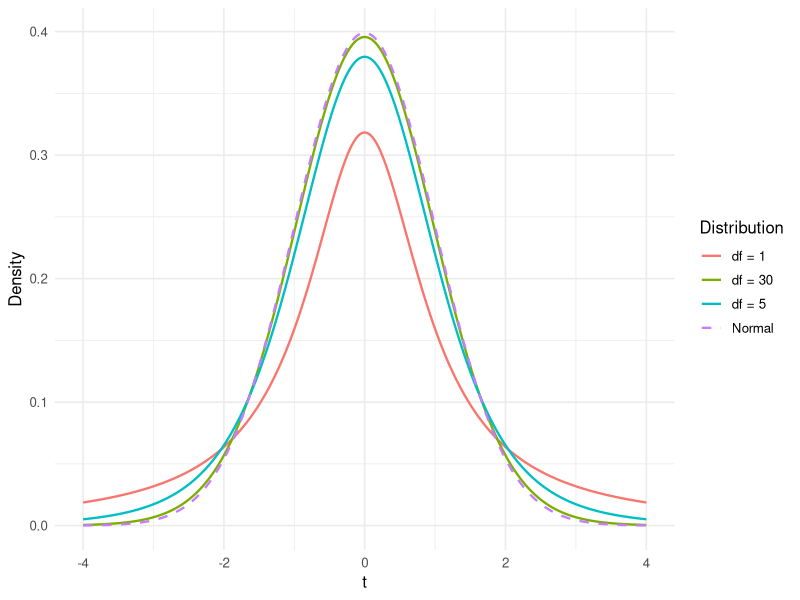

Write the R code that produced this figure.
## ---- chunk 1
# Helper: convert every column to character before it reaches kable, and
# blank out NA cells. This avoids three side effects of leaving columns as
# numeric: (1) kable auto-pads a numeric column's decimals to match its
# most precise value, e.g. showing 87 as "87.000" because another cell in
# the same column is 0.133; (2) blank CSV cells become NA and print as the
# literal text "NA"; (3) R's default number-to-string conversion switches
# to scientific notation for small decimals, e.g. 0.0009 becomes "9e-04".
# Each value is formatted on its own (not as a whole vector), because
# format() applied to a full numeric vector re-introduces the same
# column-wide decimal alignment problem this helper is meant to avoid.
# This does not touch math delimiters -- that is handled separately by
# the parse-latex filter in each table chunk.
clean_table <- function(x) {
  if (is.numeric(x)) {
    x <- vapply(x, function(v) {
      if (is.na(v)) return(NA_character_)
      format(v, scientific = FALSE, trim = TRUE)
    }, character(1))
  }
  x <- as.character(x)
  x[is.na(x) | x == "NA"] <- ""
  x
}
## ---- chunk 2
library(ggplot2)

x <- seq(-4, 4, length.out = 500)
df_vals <- c(1, 5, 30)

dat <- do.call(rbind, lapply(df_vals, function(d) {
  data.frame(x = x, y = dt(x, df = d), df = paste("df =", d))
}))

normal_dat <- data.frame(x = x, y = dnorm(x), df = "Normal")

ggplot() +
  geom_line(data = dat, aes(x = x, y = y, color = df), linewidth = 0.8) +
  geom_line(data = normal_dat, aes(x = x, y = y, color = df),
            linewidth = 0.8, linetype = "dashed") +
  labs(x = "t", y = "Density", color = "Distribution") +
  theme_minimal(base_size = 12)
## ---- chunk 3
#| tbl-cap: "Calculation of sample mean and standard deviation"
#| fig-cap: "Calculation of sample mean and standard deviation"
#| filters: 
#| - parse-latex 


library(knitr)
library(kableExtra)
dt <- read.csv("csv/Book14.csv")
colnames(dt) <- c("Sl No.", "Yield", "$\\left( \\mathbf{x}_{\\mathbf{i}} \\mathbf{-} \\overline{\\mathbf{x}} \\right)$", "$\\left( \\mathbf{x}_{\\mathbf{i}} \\mathbf{-} \\overline{\\mathbf{x}} \\right)^{\\mathbf{2}}$")
dt[] <- lapply(dt, clean_table)
dt %>%
  kbl(escape = FALSE, booktabs = TRUE, align = "c") %>%
  kable_classic(full_width = FALSE, html_font = "Georgia") %>%
  kable_styling(
    full_width = FALSE,
    position = "center",
    bootstrap_options = "bordered",
    latex_options = "HOLD_position"
  )
## ---- chunk 4
#| tbl-cap: "Calculation of paired differences"
#| fig-cap: "Calculation of paired differences"
#| filters: 
#| - parse-latex 


library(knitr)
library(kableExtra)
dt <- read.csv("csv/Book13.csv")
colnames(dt) <- c("Sl No.", "$\\mathbf{A}$", "$\\mathbf{B}$", "$\\mathbf{d}_{\\mathbf{i}} \\mathbf{= A - B}$", "$\\mathbf{d}_{\\mathbf{i}} \\mathbf{-} \\overline{\\mathbf{d}}$", "$\\left( \\mathbf{d}_{\\mathbf{i}} \\mathbf{-} \\overline{\\mathbf{d}} \\right)^{\\mathbf{2}}$")
dt[] <- lapply(dt, clean_table)
dt %>%
  kbl(escape = FALSE, booktabs = TRUE, align = "c") %>%
  kable_classic(full_width = FALSE, html_font = "Georgia") %>%
  kable_styling(
    full_width = FALSE,
    position = "center",
    bootstrap_options = "bordered",
    latex_options = "HOLD_position"
  )
## ---- chunk 5
#| tbl-cap: "Calculation of chi-square for goodness of fit"
#| fig-cap: "Calculation of chi-square for goodness of fit"
#| filters: 
#| - parse-latex 


library(knitr)
library(kableExtra)
dt <- read.csv("csv/Book15.csv", check.names = FALSE)
dt[] <- lapply(dt, clean_table)
dt %>%
  kbl(escape = FALSE, booktabs = TRUE, align = "c") %>%
  kable_classic(full_width = FALSE, html_font = "Georgia") %>%
  kable_styling(
    full_width = FALSE,
    position = "center",
    bootstrap_options = "bordered",
    latex_options = "HOLD_position"
  )
## ---- chunk 6
#| tbl-cap: "Calculation of chi-square for independence of attributes"
#| fig-cap: "Calculation of chi-square for independence of attributes"
#| filters: 
#| - parse-latex 


library(knitr)
library(kableExtra)
dt <- read.csv("csv/Book19.csv")
colnames(dt) <- c("$O_{ij}$", "$E_{ij}$", "$O_{ij} - E_{ij}$", "$\\left( O_{ij} - E_{ij} \\right)^{2}$", "$\\frac{\\left( O_{ij} - E_{ij} \\right)^{2}}{E_{ij}}$")
dt[] <- lapply(dt, clean_table)
dt %>%
  kbl(escape = FALSE, booktabs = TRUE, align = "c") %>%
  kable_classic(full_width = FALSE, html_font = "Georgia") %>%
  kable_styling(
    full_width = FALSE,
    position = "center",
    bootstrap_options = "bordered",
    latex_options = "HOLD_position"
  )
